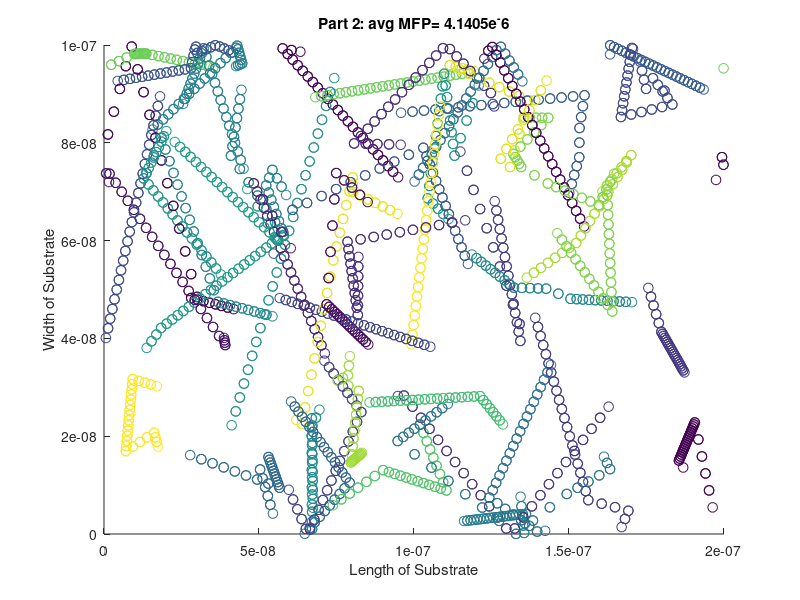
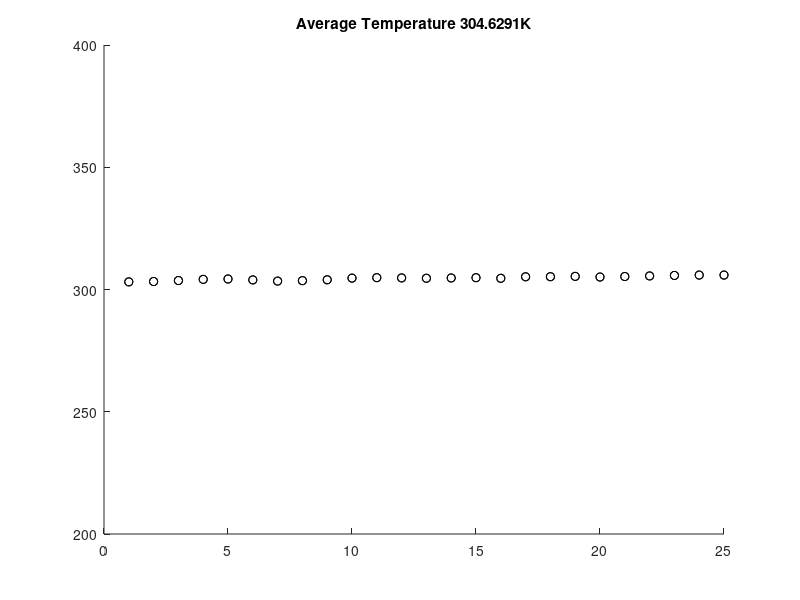

Source code (MATLAB) for these figures, in order: (Note: this script raises an error after producing the figures.)
clear

%% Constants %%

T =300;                  %Temp in K
K =1.38e-23;             %Boltsmann constant
Tmn =0.2e-12;            %mean time between collisions
Mo =9.11e-31;            %rest mass
Mn =0.26*Mo;             %effective mass of electrons
L =200e-09;               %Length of region
W =100e-09;               %Width of region
Pop =50;                %number of particles
Vth = sqrt((K*T)/(Mn));   %Thermal velocity    
Tstep = 15e-15;           %time step of 15ns
lengthE = 25;


%% Electron Modelling 

MFP = Tmn *Vth;

Ang = rand(Pop,1)*2*pi;  % Defines a random angle 

Pos = [rand(Pop,1)*L rand(Pop,1)*W Vth*cos(Ang) Vth*sin(Ang)];  %Creates an Array of particles with random X & Y positions and velocities 

initX = Pos(:,1); %The Initial X positions 

initY = Pos(:,2); % The initial Y positions 

colour = rand(Pop,1); % Ensures each electron will have its own colour 



%%%%% NEW to Part 2 %%%%%%%%%


initT = T; 

Pscat = 1- exp(-Tstep/Tmn);

Velo = sqrt(sum(Pos(:,3).^2)/Pop + sum(Pos(:,4).^2)/Pop);

probV = makedist('Normal', 'mu', 0, 'sigma', sqrt(K*T/Mn));

sumT = 0;



for i = 1 : lengthE      % Main Loop of the Function 
    
    
    % Probability of scattering 
    
    P = rand(Pop,1) < Pscat;
    
    Pos(P,3:4) = random(probV, [sum(P),2]);
    
    
    % Finding velocity and Temperature 
    Velo = sqrt(sum(Pos(:,3).^2)/Pop + sum(Pos(:,4).^2)/Pop);
    
    newT = T + ((Mn * (Velo.^2) )/K/Pop/2);
    
   
    
    
    %Avg Temp Calc
    sumT = sumT + newT;
    
    avgT = sumT/i;
    
    
    
    newX = initX + Pos(:,3)*Tstep;    % The next X position of the particle
    
    newY = initY + Pos(:,4)*Tstep;     % The next Y position of the particle
    
    
    
    
    
    % Checking for Top and Bottom bounds 
    
    Yhigh = newY > W;
    newY(Yhigh) = 2*W - newY(Yhigh); 
    Pos(Yhigh,4) = -Pos(Yhigh,4);
    
    Ylow = newY < 0;
    newY(Ylow) = -newY(Ylow);
    Pos(Ylow,4) = -Pos(Ylow,4);
    
    
    
    % Checking for Left and Right Bounds 
    
    
    Xright = newX > L;
    newX(Xright) = newX(Xright) -L;
    
    
    Xleft = newX < 0;
    newX(Xleft) = newX(Xleft) + L;
    
    
    
    
    
    avgV=mean(sqrt(Pos(:,3).^2 + Pos(:,4).^2));
    MFP=(avgV*i)/1000000;
    
    
    % Plotting the movement of electrons
    
    figure(1)   
    
    scatter(initX,initY,Pop, colour,'o' );      
    hold on
    scatter(newX, newY,Pop, colour,'o' );          
     title (['Part 2: avg MFP= ', num2str(MFP),'e^-6'])
    xlabel 'Length of Substrate'
    ylabel 'Width of Substrate' 
    axis([0 L 0 W]);
    
    
    
    
    
    
    %Re-initializing after 1 loop 
    initX = newX;
    initY = newY;
    initT = newT;
    
    
    
    figure (2)
    
    scatter(i, initT, 'k')
    hold on
    scatter(i, newT, 'k')
    hold on 
    title (['Average Temperature ', num2str(avgT),'K'])
    
    axis([0 lengthE 200 400])
end

    %Histogram X velocity
    figure(3)
    histogram(Pos(:,3),Pop);
    title ('Velocity in X Plane');
    xlabel 'Velocity'
    ylabel 'Number of Electrons'
    ylim([0 20])
    
    
    % Histogram Y velocity 
    figure(4)
    histogram(Pos(:,4), Pop);
    title ('Velocities in Y Plane');
    xlabel 'Velocity'
    ylabel 'Number of Electrons'
    ylim([0 20])







hold off 